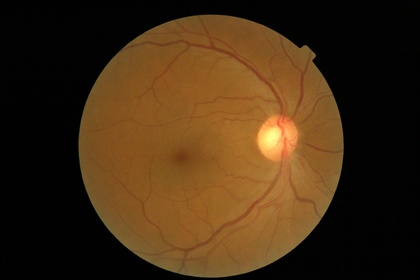
%> input picture Database/1.jpg, 420 x 280 px, shrunk from 1440 x 960 before the run
$ octave --eval "result = Dvessels_Ext(rgb2gray(imread('Database/1.jpg')));"   (GNU Octave 9; MATLAB toolbox functions it lacks are replaced by stand-ins)
%> lines starting %> are read from the running program, lines starting %| are printed output that depends on the picture; in (x1, y1, x2, y2) boxes, pixels count from 0 and x2, y2 are one past the last pixel; in counts of white or black regions, pixels touching at a corner belong together; the program's own positions count from 1
function U = Dvessels_Ext(inp)

A=inp;
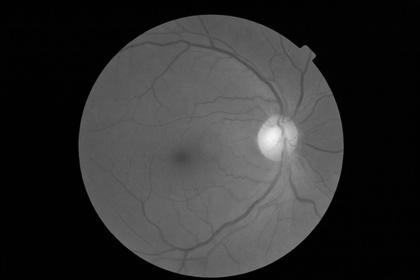
%> A: size 280x420 uint8; min 0, max 243, mean 48.2
B1 = strel('disk',2);
B2= strel('disk',6);
X=imdilate(A,B2);
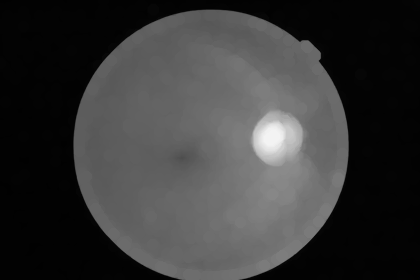
%> X: size 280x420 uint8; min 1, max 243, mean 55.9
X1=imerode(X,B2);
Y=imdilate(A,B1);
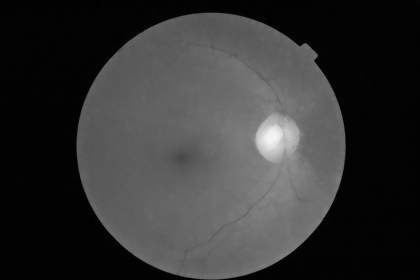
%> Y: size 280x420 uint8; min 1, max 243, mean 51.6
Y1=imerode(Y,B1);

C= X1-Y1;
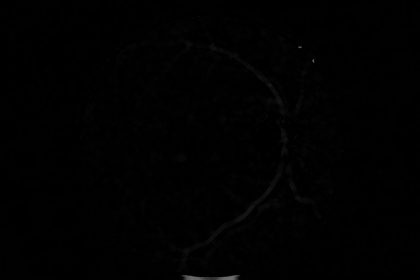
%> C: size 280x420 uint8; min 0, max 108, mean 1.1

[r c]=size(C);
%> r = 280; c = 420
for i=1:r
    for j=1:c
        aa=C(i,j);
        if aa > 8
            C(i,j)=200;
        end
    end
end
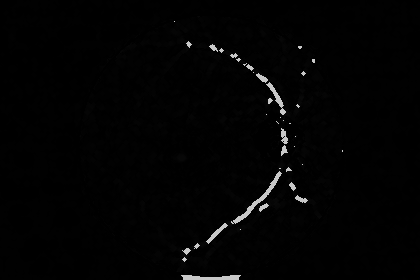
%> C: size 280x420 uint8; 1.16% of pixels changed, all inside (x1, y1, x2, y2) = (174, 21, 343, 280)


F=medfilt2(C,[3 3]);
U=medfilt2(F,[5 5]);

%%%%%%%%%%% Morphological thinning operation%%%%%%%%%%%%%
T =(U-(imerode(U,B1)- imerode(imcomplement(U),B1)));

U = U;
end

$ run again, on Database/10.jpg
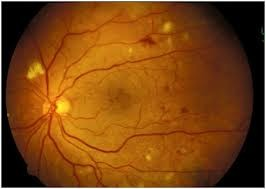
%> input picture Database/10.jpg, 266 x 189 px
%> after the loop in Dvessels_Ext, `for i=1:r`:
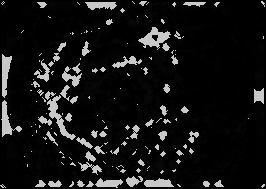
%> C: size 189x266 uint8; min 0, max 200, mean 20.6
%> in Dvessels_Ext, `U=medfilt2(F,[5 5]);`:
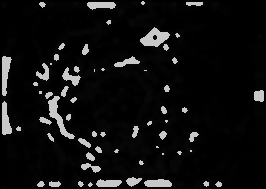
%> U: size 189x266 uint8; min 0, max 200, mean 16.2

$ run again, on Database/11.jpg
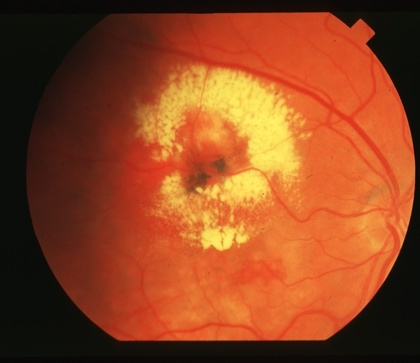
%> input picture Database/11.jpg, 420 x 363 px, shrunk from 700 x 605 before the run
%> after the loop in Dvessels_Ext, `for i=1:r`:
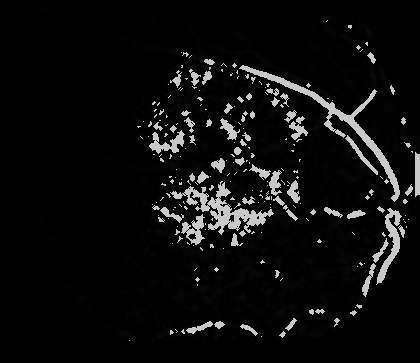
%> C: size 363x420 uint8; min 0, max 200, mean 13.4
%> in Dvessels_Ext, `T =(U-(imerode(U,B1)- imerode(imcomplement(U),B1)));`:
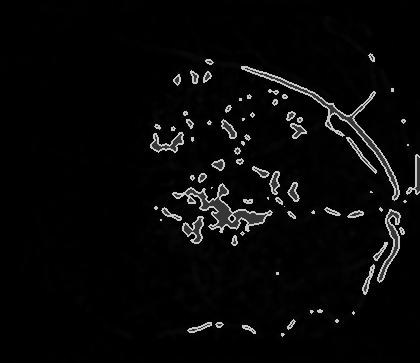
%> T: size 363x420 uint8; min 0, max 200, mean 8.4

$ run again, on Database/12.jpg
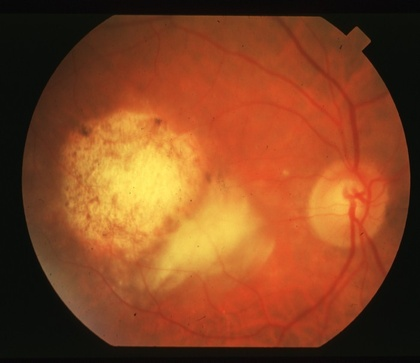
%> input picture Database/12.jpg, 420 x 363 px, shrunk from 700 x 605 before the run
%> after the loop in Dvessels_Ext, `for i=1:r`:
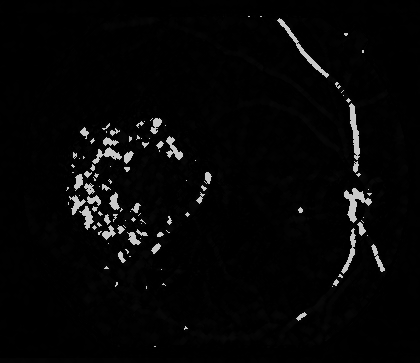
%> C: size 363x420 uint8; min 0, max 200, mean 6.4
%> in Dvessels_Ext, `T =(U-(imerode(U,B1)- imerode(imcomplement(U),B1)));`:
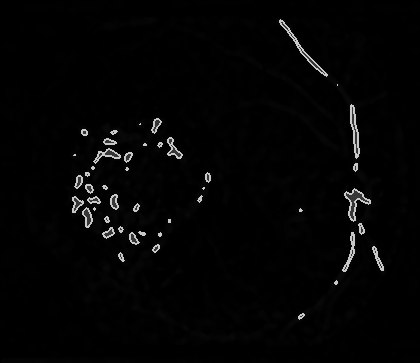
%> T: size 363x420 uint8; min 0, max 200, mean 4.3
